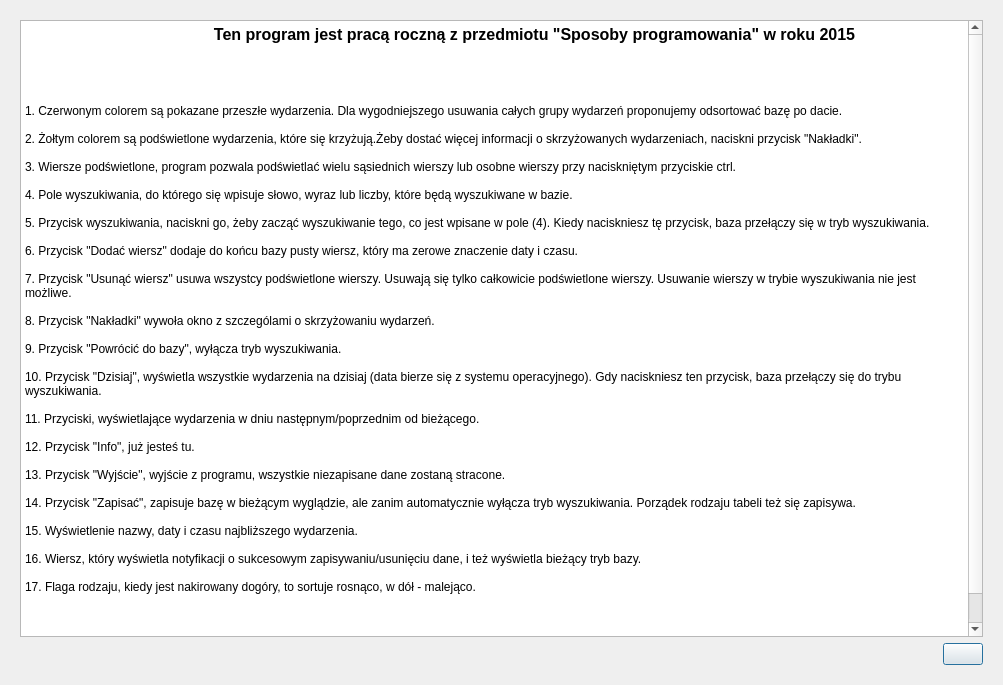
<?xml version="1.0" encoding="UTF-8"?>
<ui version="4.0">
 <class>info</class>
 <widget class="QDialog" name="info">
  <property name="geometry">
   <rect>
    <x>0</x>
    <y>0</y>
    <width>1003</width>
    <height>685</height>
   </rect>
  </property>
  <property name="windowTitle">
   <string>Dialog</string>
  </property>
  <layout class="QVBoxLayout" name="verticalLayout">
   <item>
    <widget class="QFrame" name="frame">
     <property name="frameShape">
      <enum>QFrame::NoFrame</enum>
     </property>
     <property name="frameShadow">
      <enum>QFrame::Raised</enum>
     </property>
     <layout class="QVBoxLayout" name="verticalLayout_2">
      <item>
       <widget class="QTextBrowser" name="textBrowser">
        <property name="enabled">
         <bool>true</bool>
        </property>
        <property name="html">
         <string>&lt;!DOCTYPE HTML PUBLIC &quot;-//W3C//DTD HTML 4.0//EN&quot; &quot;http://www.w3.org/TR/REC-html40/strict.dtd&quot;&gt;
&lt;html&gt;&lt;head&gt;&lt;meta name=&quot;qrichtext&quot; content=&quot;1&quot; /&gt;&lt;style type=&quot;text/css&quot;&gt;
p, li { white-space: pre-wrap; }
&lt;/style&gt;&lt;/head&gt;&lt;body style=&quot; font-family:'MS Shell Dlg 2'; font-size:8.25pt; font-weight:400; font-style:normal;&quot;&gt;
&lt;p align=&quot;center&quot; style=&quot; margin-top:0px; margin-bottom:0px; margin-left:0px; margin-right:0px; -qt-block-indent:0; text-indent:0px;&quot;&gt;&lt;span style=&quot; font-family:'Sans Serif'; font-size:9pt;&quot;&gt;	&lt;/span&gt;&lt;span style=&quot; font-family:'Sans Serif'; font-size:12pt; font-weight:600;&quot;&gt;Ten program jest pracą roczną z przedmiotu &amp;quot;Sposoby programowania&amp;quot; w roku 2015&lt;/span&gt;&lt;/p&gt;
&lt;p align=&quot;center&quot; style=&quot; margin-top:0px; margin-bottom:0px; margin-left:0px; margin-right:0px; -qt-block-indent:0; text-indent:0px;&quot;&gt;&lt;span style=&quot; font-family:'Sans Serif'; font-size:12pt; font-weight:600;&quot;&gt; &lt;/span&gt;&lt;/p&gt;
&lt;p style=&quot;-qt-paragraph-type:empty; margin-top:0px; margin-bottom:0px; margin-left:0px; margin-right:0px; -qt-block-indent:0; text-indent:0px; font-family:'Sans Serif'; font-size:9pt; font-weight:600;&quot;&gt;&lt;br /&gt;&lt;/p&gt;
&lt;p align=&quot;center&quot; style=&quot; margin-top:0px; margin-bottom:0px; margin-left:0px; margin-right:0px; -qt-block-indent:0; text-indent:0px;&quot;&gt;&lt;img src=&quot;:/images/inf.png&quot; /&gt;&lt;/p&gt;
&lt;p align=&quot;center&quot; style=&quot;-qt-paragraph-type:empty; margin-top:0px; margin-bottom:0px; margin-left:0px; margin-right:0px; -qt-block-indent:0; text-indent:0px; font-family:'Sans Serif'; font-size:9pt; font-weight:600;&quot;&gt;&lt;br /&gt;&lt;/p&gt;
&lt;p style=&quot; margin-top:0px; margin-bottom:0px; margin-left:0px; margin-right:0px; -qt-block-indent:0; text-indent:0px;&quot;&gt;&lt;span style=&quot; font-family:'Sans Serif'; font-size:9pt;&quot;&gt;1. Czerwonym colorem są pokazane przeszłe wydarzenia. Dla wygodniejszego usuwania całych grupy wydarzeń proponujemy odsortować bazę po dacie.&lt;/span&gt;&lt;/p&gt;
&lt;p style=&quot;-qt-paragraph-type:empty; margin-top:0px; margin-bottom:0px; margin-left:0px; margin-right:0px; -qt-block-indent:0; text-indent:0px; font-family:'Sans Serif'; font-size:9pt;&quot;&gt;&lt;br /&gt;&lt;/p&gt;
&lt;p style=&quot; margin-top:0px; margin-bottom:0px; margin-left:0px; margin-right:0px; -qt-block-indent:0; text-indent:0px;&quot;&gt;&lt;span style=&quot; font-family:'Sans Serif'; font-size:9pt;&quot;&gt;2. Żołtym colorem są podświetlone wydarzenia, które się krzyżują.Żeby dostać więcej informacji o skrzyżowanych wydarzeniach, naciskni przycisk &amp;quot;Nakładki&amp;quot;.&lt;/span&gt;&lt;/p&gt;
&lt;p style=&quot;-qt-paragraph-type:empty; margin-top:0px; margin-bottom:0px; margin-left:0px; margin-right:0px; -qt-block-indent:0; text-indent:0px; font-family:'Sans Serif'; font-size:9pt;&quot;&gt;&lt;br /&gt;&lt;/p&gt;
&lt;p style=&quot; margin-top:0px; margin-bottom:0px; margin-left:0px; margin-right:0px; -qt-block-indent:0; text-indent:0px;&quot;&gt;&lt;span style=&quot; font-family:'Sans Serif'; font-size:9pt;&quot;&gt;3. Wiersze podświetlone, program pozwala podświetlać wielu sąsiednich wierszy lub osobne wierszy przy naciskniętym przyciskie ctrl.&lt;/span&gt;&lt;/p&gt;
&lt;p style=&quot;-qt-paragraph-type:empty; margin-top:0px; margin-bottom:0px; margin-left:0px; margin-right:0px; -qt-block-indent:0; text-indent:0px; font-family:'Sans Serif'; font-size:9pt;&quot;&gt;&lt;br /&gt;&lt;/p&gt;
&lt;p style=&quot; margin-top:0px; margin-bottom:0px; margin-left:0px; margin-right:0px; -qt-block-indent:0; text-indent:0px;&quot;&gt;&lt;span style=&quot; font-family:'Sans Serif'; font-size:9pt;&quot;&gt;4. Pole wyszukiwania, do którego się wpisuje słowo, wyraz lub liczby, które będą wyszukiwane w bazie.&lt;/span&gt;&lt;/p&gt;
&lt;p style=&quot;-qt-paragraph-type:empty; margin-top:0px; margin-bottom:0px; margin-left:0px; margin-right:0px; -qt-block-indent:0; text-indent:0px; font-family:'Sans Serif'; font-size:9pt;&quot;&gt;&lt;br /&gt;&lt;/p&gt;
&lt;p style=&quot; margin-top:0px; margin-bottom:0px; margin-left:0px; margin-right:0px; -qt-block-indent:0; text-indent:0px;&quot;&gt;&lt;span style=&quot; font-family:'Sans Serif'; font-size:9pt;&quot;&gt;5. Przycisk wyszukiwania, naciskni go, żeby zacząć wyszukiwanie tego, co jest wpisane w pole (4). Kiedy naciskniesz tę przycisk, baza przełączy się w tryb wyszukiwania.&lt;/span&gt;&lt;/p&gt;
&lt;p style=&quot;-qt-paragraph-type:empty; margin-top:0px; margin-bottom:0px; margin-left:0px; margin-right:0px; -qt-block-indent:0; text-indent:0px; font-family:'Sans Serif'; font-size:9pt;&quot;&gt;&lt;br /&gt;&lt;/p&gt;
&lt;p style=&quot; margin-top:0px; margin-bottom:0px; margin-left:0px; margin-right:0px; -qt-block-indent:0; text-indent:0px;&quot;&gt;&lt;span style=&quot; font-family:'Sans Serif'; font-size:9pt;&quot;&gt;6. Przycisk &amp;quot;Dodać wiersz&amp;quot; dodaje do końcu bazy pusty wiersz, który ma zerowe znaczenie daty i czasu.&lt;/span&gt;&lt;/p&gt;
&lt;p style=&quot;-qt-paragraph-type:empty; margin-top:0px; margin-bottom:0px; margin-left:0px; margin-right:0px; -qt-block-indent:0; text-indent:0px; font-family:'Sans Serif'; font-size:9pt;&quot;&gt;&lt;br /&gt;&lt;/p&gt;
&lt;p style=&quot; margin-top:0px; margin-bottom:0px; margin-left:0px; margin-right:0px; -qt-block-indent:0; text-indent:0px;&quot;&gt;&lt;span style=&quot; font-family:'Sans Serif'; font-size:9pt;&quot;&gt;7. Przycisk &amp;quot;Usunąć wiersz&amp;quot; usuwa wszystcy podświetlone wierszy. Usuwają się tylko całkowicie podświetlone wierszy. Usuwanie wierszy w trybie wyszukiwania nie jest możliwe.&lt;/span&gt;&lt;/p&gt;
&lt;p style=&quot;-qt-paragraph-type:empty; margin-top:0px; margin-bottom:0px; margin-left:0px; margin-right:0px; -qt-block-indent:0; text-indent:0px; font-family:'Sans Serif'; font-size:9pt;&quot;&gt;&lt;br /&gt;&lt;/p&gt;
&lt;p style=&quot; margin-top:0px; margin-bottom:0px; margin-left:0px; margin-right:0px; -qt-block-indent:0; text-indent:0px;&quot;&gt;&lt;span style=&quot; font-family:'Sans Serif'; font-size:9pt;&quot;&gt;8. Przycisk &amp;quot;Nakładki&amp;quot; wywoła okno z szczególami o skrzyżowaniu wydarzeń.&lt;/span&gt;&lt;/p&gt;
&lt;p style=&quot;-qt-paragraph-type:empty; margin-top:0px; margin-bottom:0px; margin-left:0px; margin-right:0px; -qt-block-indent:0; text-indent:0px; font-family:'Sans Serif'; font-size:9pt;&quot;&gt;&lt;br /&gt;&lt;/p&gt;
&lt;p style=&quot; margin-top:0px; margin-bottom:0px; margin-left:0px; margin-right:0px; -qt-block-indent:0; text-indent:0px;&quot;&gt;&lt;span style=&quot; font-family:'Sans Serif'; font-size:9pt;&quot;&gt;9. Przycisk &amp;quot;Powrócić do bazy&amp;quot;, wyłącza tryb wyszukiwania.&lt;/span&gt;&lt;/p&gt;
&lt;p style=&quot;-qt-paragraph-type:empty; margin-top:0px; margin-bottom:0px; margin-left:0px; margin-right:0px; -qt-block-indent:0; text-indent:0px; font-family:'Sans Serif'; font-size:9pt;&quot;&gt;&lt;br /&gt;&lt;/p&gt;
&lt;p style=&quot; margin-top:0px; margin-bottom:0px; margin-left:0px; margin-right:0px; -qt-block-indent:0; text-indent:0px;&quot;&gt;&lt;span style=&quot; font-family:'Sans Serif'; font-size:9pt;&quot;&gt;10. Przycisk &amp;quot;Dzisiaj&amp;quot;, wyświetla wszystkie wydarzenia na dzisiaj (data bierze się z systemu operacyjnego). Gdy naciskniesz ten przycisk, baza przełączy się do trybu wyszukiwania.&lt;/span&gt;&lt;/p&gt;
&lt;p style=&quot;-qt-paragraph-type:empty; margin-top:0px; margin-bottom:0px; margin-left:0px; margin-right:0px; -qt-block-indent:0; text-indent:0px; font-family:'Sans Serif'; font-size:9pt;&quot;&gt;&lt;br /&gt;&lt;/p&gt;
&lt;p style=&quot; margin-top:0px; margin-bottom:0px; margin-left:0px; margin-right:0px; -qt-block-indent:0; text-indent:0px;&quot;&gt;&lt;span style=&quot; font-family:'Sans Serif'; font-size:9pt;&quot;&gt;11. Przyciski, wyświetlające wydarzenia w dniu następnym/poprzednim od bieżącego.&lt;/span&gt;&lt;/p&gt;
&lt;p style=&quot;-qt-paragraph-type:empty; margin-top:0px; margin-bottom:0px; margin-left:0px; margin-right:0px; -qt-block-indent:0; text-indent:0px; font-family:'Sans Serif'; font-size:9pt;&quot;&gt;&lt;br /&gt;&lt;/p&gt;
&lt;p style=&quot; margin-top:0px; margin-bottom:0px; margin-left:0px; margin-right:0px; -qt-block-indent:0; text-indent:0px;&quot;&gt;&lt;span style=&quot; font-family:'Sans Serif'; font-size:9pt;&quot;&gt;12. Przycisk &amp;quot;Info&amp;quot;, już jesteś tu.&lt;/span&gt;&lt;/p&gt;
&lt;p style=&quot;-qt-paragraph-type:empty; margin-top:0px; margin-bottom:0px; margin-left:0px; margin-right:0px; -qt-block-indent:0; text-indent:0px; font-family:'Sans Serif'; font-size:9pt;&quot;&gt;&lt;br /&gt;&lt;/p&gt;
&lt;p style=&quot; margin-top:0px; margin-bottom:0px; margin-left:0px; margin-right:0px; -qt-block-indent:0; text-indent:0px;&quot;&gt;&lt;span style=&quot; font-family:'Sans Serif'; font-size:9pt;&quot;&gt;13. Przycisk &amp;quot;Wyjście&amp;quot;, wyjście z programu, wszystkie niezapisane dane zostaną stracone.&lt;/span&gt;&lt;/p&gt;
&lt;p style=&quot;-qt-paragraph-type:empty; margin-top:0px; margin-bottom:0px; margin-left:0px; margin-right:0px; -qt-block-indent:0; text-indent:0px; font-family:'Sans Serif'; font-size:9pt;&quot;&gt;&lt;br /&gt;&lt;/p&gt;
&lt;p style=&quot; margin-top:0px; margin-bottom:0px; margin-left:0px; margin-right:0px; -qt-block-indent:0; text-indent:0px;&quot;&gt;&lt;span style=&quot; font-family:'Sans Serif'; font-size:9pt;&quot;&gt;14. Przycisk &amp;quot;Zapisać&amp;quot;, zapisuje bazę w bieżącym wyglądzie, ale zanim automatycznie wyłącza tryb wyszukiwania. Porządek rodzaju tabeli też się zapisywa.&lt;/span&gt;&lt;/p&gt;
&lt;p style=&quot;-qt-paragraph-type:empty; margin-top:0px; margin-bottom:0px; margin-left:0px; margin-right:0px; -qt-block-indent:0; text-indent:0px; font-family:'Sans Serif'; font-size:9pt;&quot;&gt;&lt;br /&gt;&lt;/p&gt;
&lt;p style=&quot; margin-top:0px; margin-bottom:0px; margin-left:0px; margin-right:0px; -qt-block-indent:0; text-indent:0px;&quot;&gt;&lt;span style=&quot; font-family:'Sans Serif'; font-size:9pt;&quot;&gt;15. Wyświetlenie nazwy, daty i czasu najbliższego wydarzenia.&lt;/span&gt;&lt;/p&gt;
&lt;p style=&quot;-qt-paragraph-type:empty; margin-top:0px; margin-bottom:0px; margin-left:0px; margin-right:0px; -qt-block-indent:0; text-indent:0px; font-family:'Sans Serif'; font-size:9pt;&quot;&gt;&lt;br /&gt;&lt;/p&gt;
&lt;p style=&quot; margin-top:0px; margin-bottom:0px; margin-left:0px; margin-right:0px; -qt-block-indent:0; text-indent:0px;&quot;&gt;&lt;span style=&quot; font-family:'Sans Serif'; font-size:9pt;&quot;&gt;16. Wiersz, który wyświetla notyfikacji o sukcesowym zapisywaniu/usunięciu dane, i też wyświetla bieżący tryb bazy.&lt;/span&gt;&lt;/p&gt;
&lt;p style=&quot;-qt-paragraph-type:empty; margin-top:0px; margin-bottom:0px; margin-left:0px; margin-right:0px; -qt-block-indent:0; text-indent:0px; font-family:'Sans Serif'; font-size:9pt;&quot;&gt;&lt;br /&gt;&lt;/p&gt;
&lt;p style=&quot; margin-top:0px; margin-bottom:0px; margin-left:0px; margin-right:0px; -qt-block-indent:0; text-indent:0px;&quot;&gt;&lt;span style=&quot; font-family:'Sans Serif'; font-size:9pt;&quot;&gt;17. Flaga rodzaju, kiedy jest nakirowany dogóry, to sortuje rosnąco, w dół - malejąco.&lt;/span&gt;&lt;/p&gt;
&lt;p style=&quot;-qt-paragraph-type:empty; margin-top:0px; margin-bottom:0px; margin-left:0px; margin-right:0px; -qt-block-indent:0; text-indent:0px; font-family:'Sans Serif'; font-size:9pt;&quot;&gt;&lt;br /&gt;&lt;/p&gt;
&lt;p style=&quot;-qt-paragraph-type:empty; margin-top:0px; margin-bottom:0px; margin-left:0px; margin-right:0px; -qt-block-indent:0; text-indent:0px; font-family:'Sans Serif'; font-size:9pt;&quot;&gt;&lt;br /&gt;&lt;/p&gt;
&lt;p style=&quot;-qt-paragraph-type:empty; margin-top:0px; margin-bottom:0px; margin-left:0px; margin-right:0px; -qt-block-indent:0; text-indent:0px; font-family:'Sans Serif'; font-size:9pt;&quot;&gt;&lt;br /&gt;&lt;/p&gt;
&lt;p style=&quot; margin-top:0px; margin-bottom:0px; margin-left:0px; margin-right:0px; -qt-block-indent:0; text-indent:0px;&quot;&gt;&lt;img src=&quot;:/images/C:/Users/Vlad/Downloads/boost.png&quot; /&gt;&lt;/p&gt;
&lt;p style=&quot;-qt-paragraph-type:empty; margin-top:0px; margin-bottom:0px; margin-left:0px; margin-right:0px; -qt-block-indent:0; text-indent:0px; font-family:'Sans Serif'; font-size:9pt;&quot;&gt;&lt;br /&gt;&lt;/p&gt;&lt;/body&gt;&lt;/html&gt;</string>
        </property>
       </widget>
      </item>
      <item alignment="Qt::AlignRight">
       <widget class="QPushButton" name="ok_button">
        <property name="sizePolicy">
         <sizepolicy hsizetype="Maximum" vsizetype="Fixed">
          <horstretch>0</horstretch>
          <verstretch>0</verstretch>
         </sizepolicy>
        </property>
        <property name="text">
         <string/>
        </property>
        <property name="icon">
         <iconset resource="resourse.qrc">
          <normaloff>:/images/48px-Crystal_Clear_action_apply.png</normaloff>:/images/48px-Crystal_Clear_action_apply.png</iconset>
        </property>
       </widget>
      </item>
     </layout>
    </widget>
   </item>
  </layout>
 </widget>
 <resources>
  <include location="resourse.qrc"/>
 </resources>
 <connections/>
</ui>
